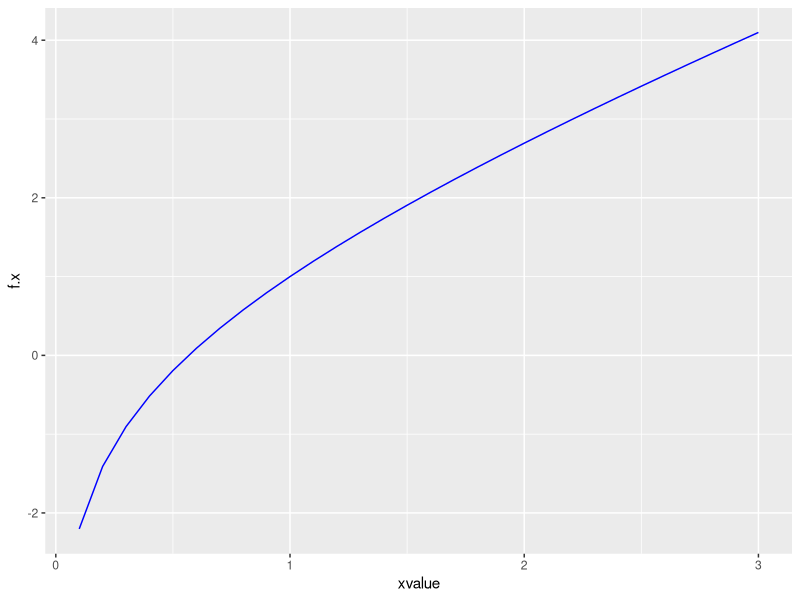
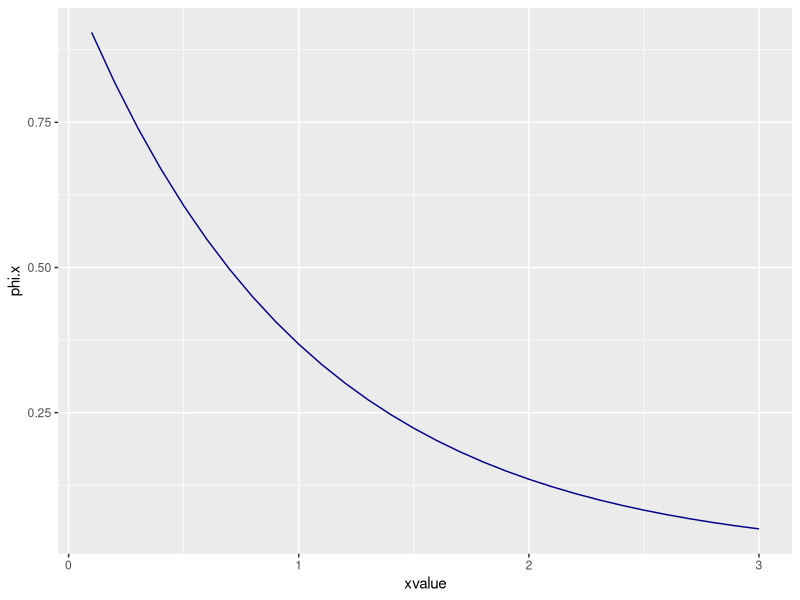
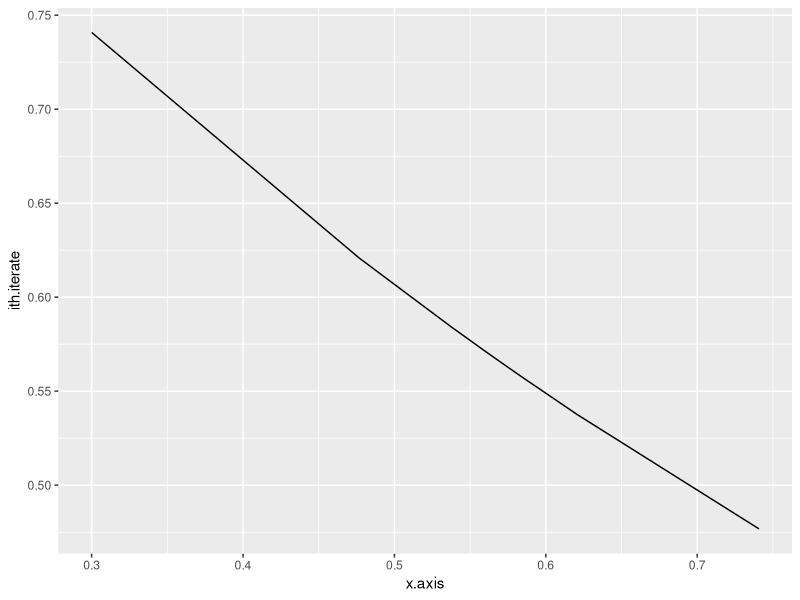

Source code (R) for these figures, in order:
library(ggplot2)

xdomain <- seq(0.1, 3, 0.1)
fun <- function(xreal) xreal + log(xreal)
phi <- function(real) exp(-real)
point <- 0.3
idsvect <- 0
for (i in 1:length(xdomain)) {
    idsvect[i] <- phi(point)
    point <- phi(point)
}

dframe <- data.frame("xvalue" = xdomain, "f.x" = fun(xdomain), "phi.x" = phi(xdomain))
fixedpoint <- data.frame("x.axis" = -log(idsvect), "ith.iterate" = idsvect)
head(dframe)

head(fixedpoint)
tail(fixedpoint)
View(fixedpoint)
funplot <- ggplot(data = dframe, mapping = aes(xvalue, f.x)) + geom_line(color = "blue")
phiplot <- ggplot(data = dframe, mapping = aes(xvalue, phi.x)) + geom_line(color = "darkblue")
fpplot <- ggplot(data = fixedpoint, mapping = aes(x.axis, ith.iterate)) + geom_line()

funplot
phiplot
fpplot
